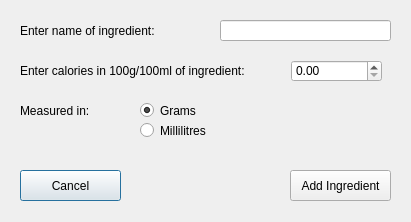
<?xml version="1.0" encoding="UTF-8"?>
<ui version="4.0">
 <class>AddIngredient</class>
 <widget class="QDialog" name="AddIngredient">
  <property name="geometry">
   <rect>
    <x>0</x>
    <y>0</y>
    <width>411</width>
    <height>222</height>
   </rect>
  </property>
  <property name="sizePolicy">
   <sizepolicy hsizetype="Fixed" vsizetype="Fixed">
    <horstretch>0</horstretch>
    <verstretch>0</verstretch>
   </sizepolicy>
  </property>
  <property name="minimumSize">
   <size>
    <width>411</width>
    <height>222</height>
   </size>
  </property>
  <property name="maximumSize">
   <size>
    <width>411</width>
    <height>222</height>
   </size>
  </property>
  <property name="windowTitle">
   <string>Add Ingredient</string>
  </property>
  <widget class="QWidget" name="widget" native="true">
   <property name="geometry">
    <rect>
     <x>10</x>
     <y>10</y>
     <width>391</width>
     <height>201</height>
    </rect>
   </property>
   <widget class="QRadioButton" name="enterMeasurementGrams">
    <property name="geometry">
     <rect>
      <x>130</x>
      <y>90</y>
      <width>69</width>
      <height>21</height>
     </rect>
    </property>
    <property name="text">
     <string>Grams</string>
    </property>
    <property name="checked">
     <bool>true</bool>
    </property>
   </widget>
   <widget class="QPushButton" name="cancelButton">
    <property name="geometry">
     <rect>
      <x>10</x>
      <y>160</y>
      <width>101</width>
      <height>31</height>
     </rect>
    </property>
    <property name="text">
     <string>Cancel</string>
    </property>
   </widget>
   <widget class="QLabel" name="enterNameLabel">
    <property name="geometry">
     <rect>
      <x>10</x>
      <y>10</y>
      <width>201</width>
      <height>21</height>
     </rect>
    </property>
    <property name="autoFillBackground">
     <bool>false</bool>
    </property>
    <property name="text">
     <string>Enter name of ingredient:</string>
    </property>
   </widget>
   <widget class="QLabel" name="enterMeasurementLabel">
    <property name="geometry">
     <rect>
      <x>10</x>
      <y>90</y>
      <width>101</width>
      <height>21</height>
     </rect>
    </property>
    <property name="text">
     <string>Measured in:</string>
    </property>
   </widget>
   <widget class="QRadioButton" name="enterMeasurementMillilitres">
    <property name="geometry">
     <rect>
      <x>130</x>
      <y>110</y>
      <width>69</width>
      <height>21</height>
     </rect>
    </property>
    <property name="text">
     <string>Millilitres</string>
    </property>
   </widget>
   <widget class="QPushButton" name="addButton">
    <property name="geometry">
     <rect>
      <x>280</x>
      <y>160</y>
      <width>101</width>
      <height>31</height>
     </rect>
    </property>
    <property name="text">
     <string>Add Ingredient</string>
    </property>
   </widget>
   <widget class="QLabel" name="enterCalLabel">
    <property name="geometry">
     <rect>
      <x>10</x>
      <y>50</y>
      <width>271</width>
      <height>21</height>
     </rect>
    </property>
    <property name="text">
     <string>Enter calories in 100g/100ml of ingredient:</string>
    </property>
   </widget>
   <widget class="QLineEdit" name="enterName">
    <property name="geometry">
     <rect>
      <x>210</x>
      <y>10</y>
      <width>171</width>
      <height>21</height>
     </rect>
    </property>
    <property name="toolTip">
     <string>&lt;html&gt;&lt;head/&gt;&lt;body&gt;&lt;p&gt;e.g. Banana&lt;/p&gt;&lt;p&gt;&lt;br/&gt;&lt;/p&gt;&lt;/body&gt;&lt;/html&gt;</string>
    </property>
    <property name="text">
     <string/>
    </property>
   </widget>
   <widget class="QDoubleSpinBox" name="enterCalories">
    <property name="geometry">
     <rect>
      <x>281</x>
      <y>50</y>
      <width>91</width>
      <height>22</height>
     </rect>
    </property>
    <property name="maximum">
     <double>999.990000000000009</double>
    </property>
   </widget>
  </widget>
 </widget>
 <resources/>
 <connections/>
</ui>
